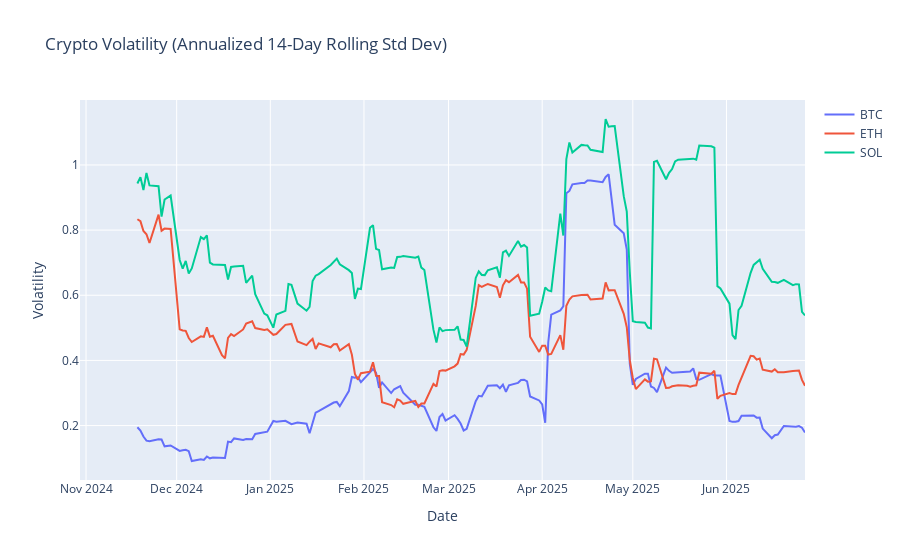
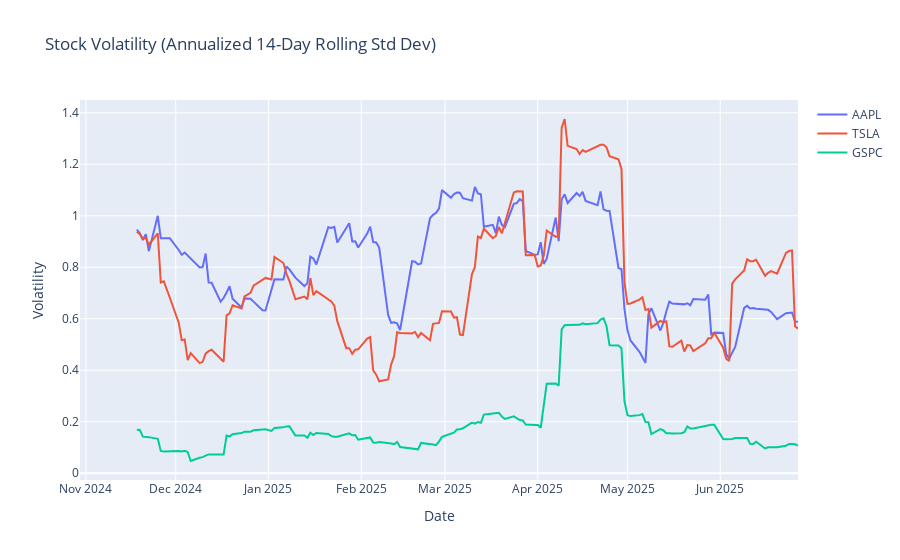

Notebook code for these charts, in order:
### Markdown cell above
# Visualize Rolling Volatility of Crpto and Stocks

### Code cell
# Calculate rolling volatility (std dev of returns) with a 14-day window
window = 14
volatility = returns.rolling(window).std() * (252**0.5)  # Annualized volatility approx.

# Separate crypto and stock columns
crypto_cols = ['BTC', 'ETH', 'SOL']
stock_cols = ['AAPL', 'TSLA', 'GSPC']

# Plot Crypto Volatility
fig_crypto = go.Figure()
for col in crypto_cols:
    fig_crypto.add_trace(go.Scatter(
        x=volatility.index,
        y=volatility[col],
        mode='lines',
        name=col
    ))
fig_crypto.update_layout(
    title=f"Crypto Volatility (Annualized {window}-Day Rolling Std Dev)",
    xaxis_title="Date",
    yaxis_title="Volatility",
    hovermode="x unified"
)
fig_crypto.show()

# Plot Stock Volatility
fig_stock = go.Figure()
for col in stock_cols:
    fig_stock.add_trace(go.Scatter(
        x=volatility.index,
        y=volatility[col],
        mode='lines',
        name=col
    ))
fig_stock.update_layout(
    title=f"Stock Volatility (Annualized {window}-Day Rolling Std Dev)",
    xaxis_title="Date",
    yaxis_title="Volatility",
    hovermode="x unified"
)
fig_stock.show()

### Figure 1 — Plotly figure (JSON) as saved in the notebook; plotly's stock layout.template omitted (floating-point values rounded to 4 significant figures; data arrays with more than 128 entries replaced by an {"elided": "..."} marker saying what was removed)
{"data": [{"mode": "lines", "name": "BTC", "type": "scatter", "x": {"elided": "164 str values"}, "y": {"elided": "164 float values"}}, {"mode": "lines", "name": "ETH", "type": "scatter", "x": {"elided": "164 str values"}, "y": {"elided": "164 float values"}}, {"mode": "lines", "name": "SOL", "type": "scatter", "x": {"elided": "164 str values"}, "y": {"elided": "164 float values"}}], "layout": {"autosize": true, "hovermode": "x unified", "title": {"text": "Crypto Volatility (Annualized 14-Day Rolling Std Dev)"}, "xaxis": {"autorange": true, "range": ["2024-10-30", "2025-06-27"], "title": {"text": "Date"}, "type": "date"}, "yaxis": {"autorange": true, "range": [0.03302, 1.199], "title": {"text": "Volatility"}, "type": "linear"}}}

### Figure 2 — Plotly figure (JSON) as saved in the notebook; plotly's stock layout.template omitted (floating-point values rounded to 4 significant figures; data arrays with more than 128 entries replaced by an {"elided": "..."} marker saying what was removed)
{"data": [{"mode": "lines", "name": "AAPL", "type": "scatter", "x": {"elided": "164 str values"}, "y": {"elided": "164 float values"}}, {"mode": "lines", "name": "TSLA", "type": "scatter", "x": {"elided": "164 str values"}, "y": {"elided": "164 float values"}}, {"mode": "lines", "name": "GSPC", "type": "scatter", "x": {"elided": "164 str values"}, "y": {"elided": "164 float values"}}], "layout": {"autosize": true, "hovermode": "x unified", "title": {"text": "Stock Volatility (Annualized 14-Day Rolling Std Dev)"}, "xaxis": {"autorange": true, "range": ["2024-10-30", "2025-06-27"], "title": {"text": "Date"}, "type": "date"}, "yaxis": {"autorange": true, "range": [-0.0266, 1.45], "title": {"text": "Volatility"}, "type": "linear"}}}
